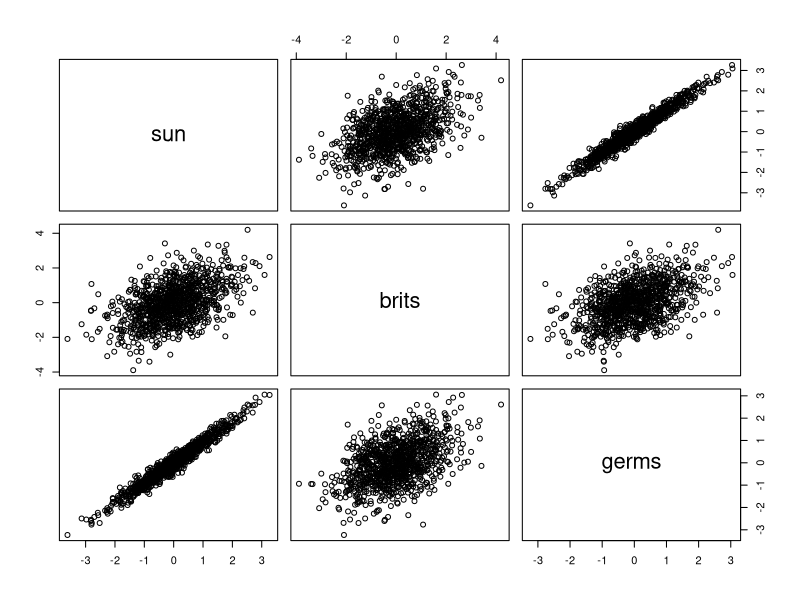
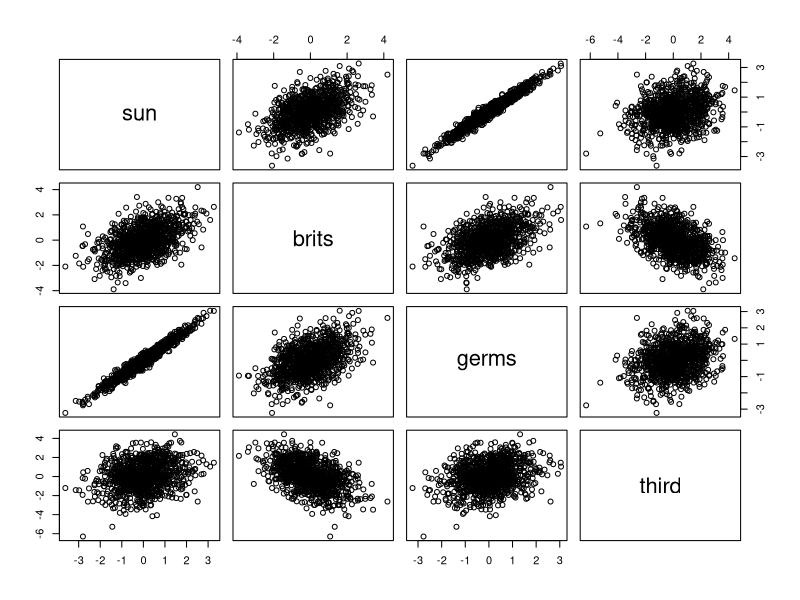

These charts were generated, in order, by the following R code:
## ---- chunk 1
knitr::opts_chunk$set(echo = TRUE)
## ---- chunk 2
library(tidyverse)
## ---- chunk 3
n <- 1000

df <- tibble(
  sun = rnorm(n, 0, 1),
  brits = 0.5*sun + rnorm(n, 0, 1),
  germs = 0.9*sun + rnorm(n, 0, 0.2)
)
## ---- chunk 4
pairs(df)
## ---- chunk 5
m1 <- lm(df$brits ~ df$germs)
m2 <- lm(df$brits ~ df$germs + df$sun)

summary(m1)
summary(m2)
## ---- chunk 6
df <- df %>%
  mutate(
    third = rnorm(n, mean = germs - brits)
  )

pairs(df)
## ---- chunk 7
lm(third ~ germs, data = df)
lm(third ~ brits, data = df)
lm(third ~ germs + brits, data = df)
